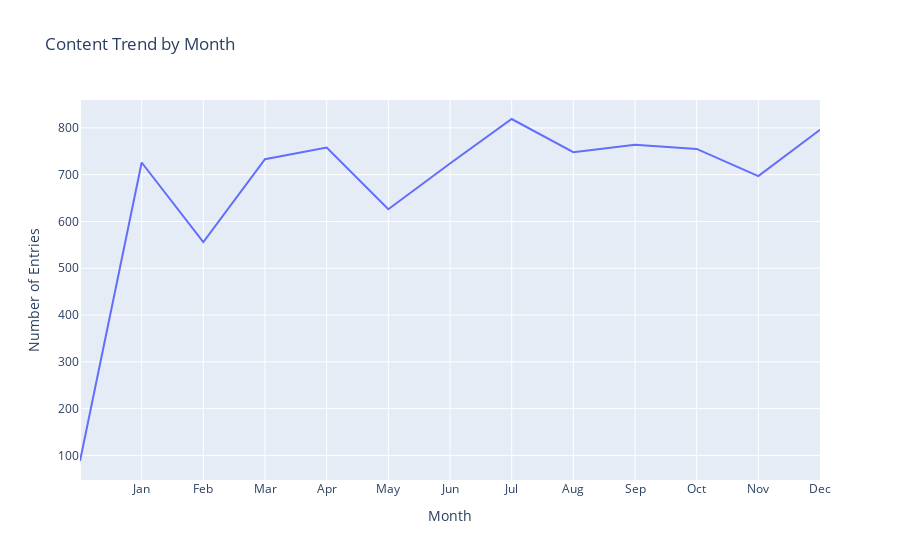

This figure's notebook cell:
### Code cell
# Create the plot
fig = px.line(
    x=month_count.index, 
    y=month_count.values, 
    labels={'x': 'Month', 'y': 'Number of Entries'}, 
    title='Content Trend by Month'
)

# Customize the month labels to show month names instead of numbers
fig.update_xaxes(
    tickmode='array', 
    tickvals=list(range(1, 13)), 
    ticktext=['Jan', 'Feb', 'Mar', 'Apr', 'May', 'Jun', 'Jul', 'Aug', 'Sep', 'Oct', 'Nov', 'Dec']
)

# Show the plot
fig.show()

### Figure 1 — Plotly figure (JSON) as saved in the notebook; plotly's stock layout.template omitted (floating-point values rounded to 4 significant figures)
{"data": [{"hovertemplate": "Month=%{x}<br>Number of Entries=%{y}<extra></extra>", "legendgroup": "", "line": {"color": "#636efa", "dash": "solid"}, "marker": {"symbol": "circle"}, "mode": "lines", "name": "", "orientation": "v", "showlegend": false, "type": "scatter", "x": [0, 1, 2, 3, 4, 5, 6, 7, 8, 9, 10, 11, 12], "xaxis": "x", "y": [88, 726, 556, 733, 758, 626, 724, 819, 748, 764, 755, 697, 796], "yaxis": "y"}], "layout": {"autosize": true, "legend": {"tracegroupgap": 0}, "title": {"text": "Content Trend by Month"}, "xaxis": {"anchor": "y", "autorange": true, "domain": [0, 1], "range": [0, 12], "tickmode": "array", "ticktext": ["Jan", "Feb", "Mar", "Apr", "May", "Jun", "Jul", "Aug", "Sep", "Oct", "Nov", "Dec"], "tickvals": [1, 2, 3, 4, 5, 6, 7, 8, 9, 10, 11, 12], "title": {"text": "Month"}, "type": "linear"}, "yaxis": {"anchor": "x", "autorange": true, "domain": [0, 1], "range": [47.39, 859.6], "title": {"text": "Number of Entries"}, "type": "linear"}}}
